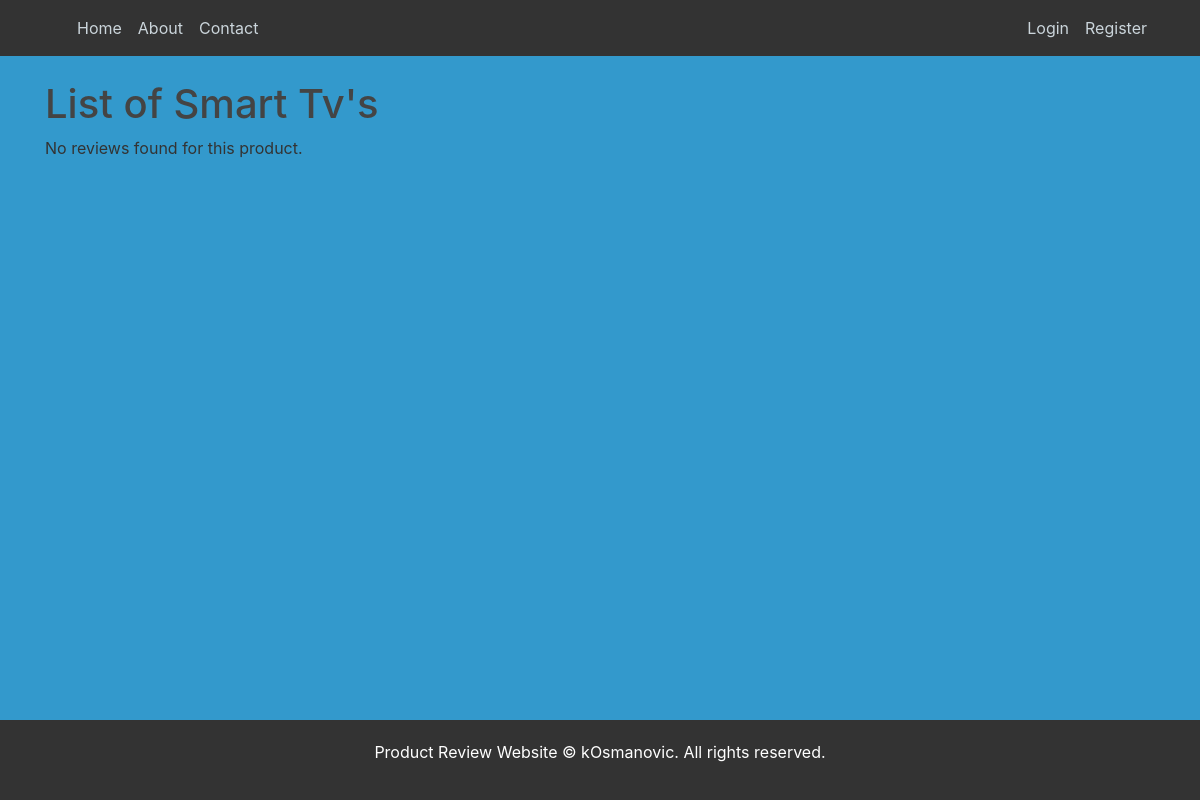
The app's page /category/smartTv/, older data.
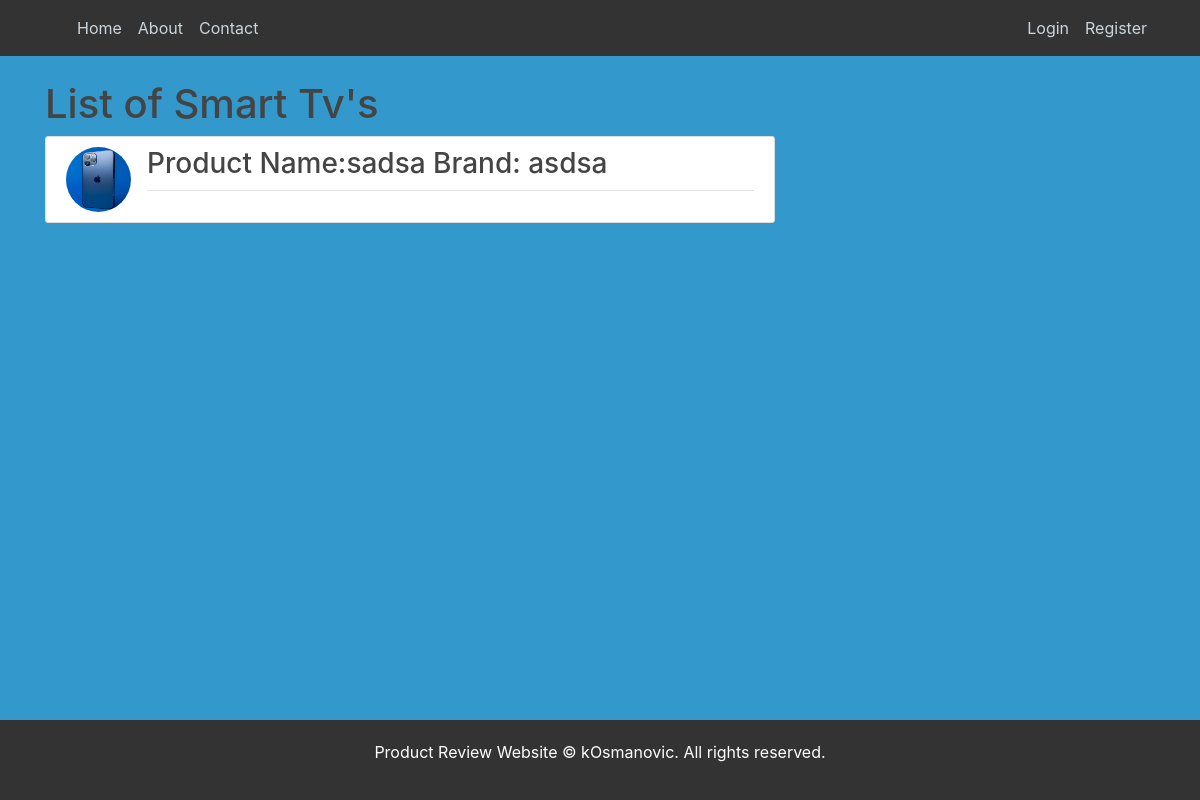
The same page, newer data.
### itreporting/models.py (models this page shows, shortened)
class Product(models.Model):
    prod_name = models.CharField(max_length=20)
    brand = models.CharField(max_length=20)
    avg_cost = models.FloatField()
    category = models.CharField(max_length=20)
    date_released = models.DateField(null=True, blank=True)
    description = models.CharField(max_length=50)
    image = models.ImageField(upload_to='product_pics')

### itreporting/views.py (the view)
# urls.py: path('category/smartTv/', views.smartTv, name='itreporting-smartTv'),
def smartTv(request):
    daily_reports= {
        'smartTvs': Product.objects.all()
    }
    return render(request, 'itreporting/smartTv.html', daily_reports)

### itreporting/templates/itreporting/smartTv.html
{% extends "itreporting/base.html" %}
{% block content %}
  <h1>List of Smart Tv's {{ product.prod_name }}</h1>
  {% for product in smartTvs %}
    {% if product.category == 'smartTv' %}
      <article class="media content-section">
        <img class="rounded-circle article-img" src="{{product.image.url}}"/>
        <div class="media-body">
          <div class="article-metadata">
            <h3><a class="article-title" href="{% url 'product-detail' product.id %}">Product Name:{{product.prod_name}} Brand: {{product.brand}}</a></h3>
          </div>
        </div>
      </article>
    {% endif %}
  {% empty %}
    <p>No reviews found for this product.</p>
  {% endfor %}
{% endblock %}

Row changes from the older to the newer data that the page shows:
added Product: image (picture), prod_name "sadsa", brand "asdsa"
Text that changed along with them:
text no longer shown: "No reviews found for this product."
